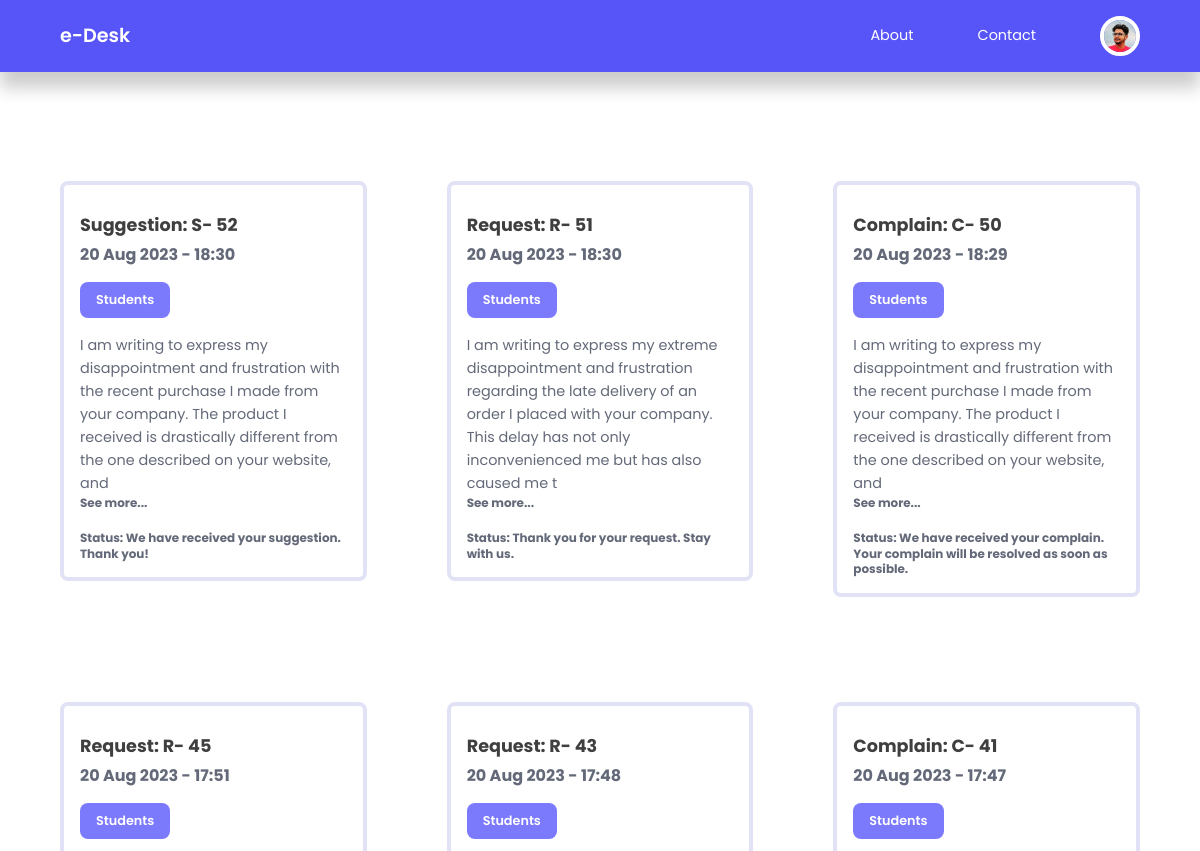
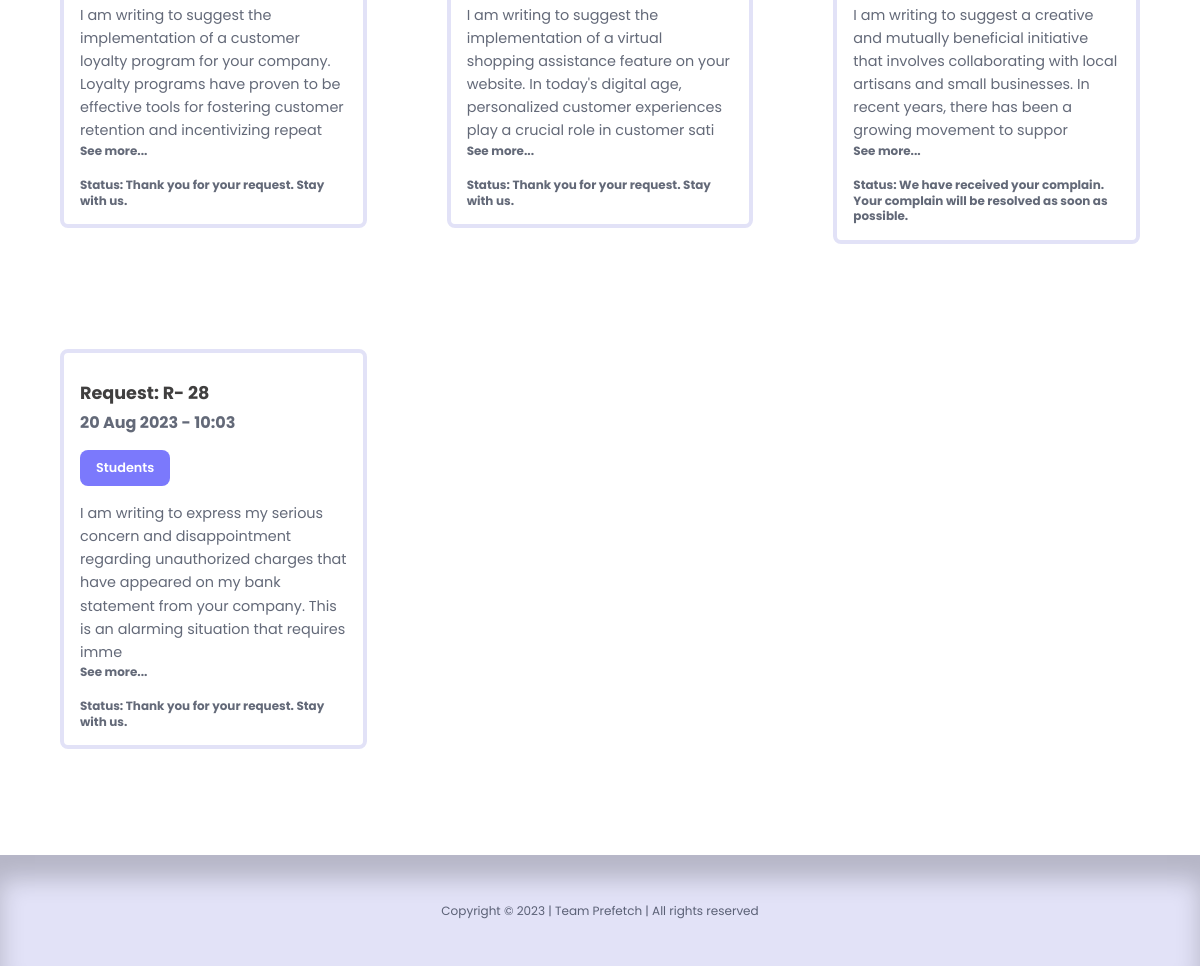
The app's page /user/user-index.php (signed in) with its own data (2 pictures, top to bottom).
### tables this page shows
CREATE TABLE `usermanagement` (
  `id` int(10) NOT NULL,
  `firstname` varchar(255) NOT NULL,
  `lastname` varchar(255) NOT NULL,
  `userid` varchar(255) NOT NULL,
  `email` varchar(255) NOT NULL,
  `password` varchar(255) NOT NULL,
  `picture` varchar(255) NOT NULL,
  `stat` varchar(255) NOT NULL,
  `admin-status` varchar(255) NOT NULL
);

CREATE TABLE `post` (
  `id` int(20) NOT NULL,
  `title` varchar(255) NOT NULL,
  `body` mediumtext NOT NULL,
  `picture` varchar(255) NOT NULL,
  `office_id` int(20) NOT NULL,
  `author_id` int(20) NOT NULL,
  `user_id` int(20) NOT NULL,
  `type` varchar(255) NOT NULL,
  `post_type` varchar(255) NOT NULL,
  `date_time` timestamp NOT NULL DEFAULT current_timestamp(),
  `status` varchar(255) NOT NULL,
  `comment` varchar(255) NOT NULL
);

CREATE TABLE `adminaddoffice` (
  `id` int(20) NOT NULL,
  `title` varchar(255) NOT NULL,
  `description` varchar(255) NOT NULL
);

### user/user-index.php (the view, shortened to what this page needs)
<?php
include 'partials/header.php';
$query = "SELECT * FROM post WHERE status='Approved' AND user_id != '0' and office_id='13' ORDER BY date_time DESC LIMIT 50";
$posts = mysqli_query($connection, $query);
?>
<section class="posts <?= $featured ? '' : 'section__extra-margin' ?>">
    <div class="container posts__container">
        <?php while ($post = mysqli_fetch_assoc($posts)): ?>
            <article class="post">
                <div class="post__thumbnail">
                    <div class="post__info">
                        <?php
                        $category_id = $post['office_id'];
                        $category_query = "SELECT * FROM adminaddoffice WHERE id=$category_id";
                        $category_result = mysqli_query($connection, $category_query);
                        $category = mysqli_fetch_assoc($category_result);
                        ?>
                        <h3>
                            <?= $post['type'] ?>
                            <?= $post['id'] ?>
                        </h3>
                        <h4 class="post__title">
                            <?= date("d M Y - H:i", strtotime($post['date_time'])) ?>
                        </h4>
                        <a href="<?= ROOT_URL ?>user/category-posts.php?id=<?= $post['office_id'] ?>"
                            class="category__button"><?= $category['title'] ?></a>
                        <p class="post__body">
                            <?php $len = strlen($post['body']); ?>
                            <?php if ($len < 200): ?>
                                <a href="<?= ROOT_URL ?>user/details-post.php?id=<?= $post['id'] ?>"><?= $post['body'] ?></a>
                            <?php else: ?>
                                <?= substr($post['body'], 0, 200) ?>
                            <h5><a href="<?= ROOT_URL ?>user/details-post.php?id=<?= $post['id'] ?>">See more...</a></h5>
                        <?php endif ?>
                        </p>
                        <div class="post__author">
                            <div class="post__author-info">
                                <h5>Status:
                                    <?= $post['comment'] ?>
                                </h5>
                            </div>
                        </div>
                    </div>
                </div>
            </article>
        <?php endwhile ?>
    </div>
</section>
<footer>
    <div class="footer__copyright">
        <small>Copyright &copy; 2023 | Team Prefetch | All rights reserved</small>
    </div>
</footer>

### user/partials/header.php (shortened to what this page needs)
<?php
require 'config/database.php';
if (isset($_SESSION['user-id'])) {
    $id = filter_var($_SESSION['user-id'], FILTER_SANITIZE_NUMBER_INT);
    $query = "SELECT picture FROM usermanagement WHERE id=$id";
    $result = mysqli_query($connection, $query);
    $picture = mysqli_fetch_assoc($result);
}
?>
<!DOCTYPE html>
<html lang="en">
<head>
    <link rel="stylesheet" href="<?= ROOT_URL ?>user/css/style.css">
    <link rel="stylesheet" href="https://unicons.iconscout.com/release/v4.0.0/css/line.css">
    <link rel="stylesheet" type="text/css" href="https://cdn.datatables.net/1.13.4/css/jquery.dataTables.css" />
</head>
<body>
    <nav>
        <div class="container nav__container">
            <a href="<?= ROOT_URL ?>user/user-index.php" class="nav__logo">e-Desk</a>
            <ul class="nav__items">
                <li><a href="<?= ROOT_URL ?>user/about.php">About</a></li>
                <li><a href="<?= ROOT_URL ?>user/contact.php">Contact</a></li>
                <?php if (isset($_SESSION['user-id'])) : ?>
                    <li class="nav__profile">
                        <div class="avatar">
                            <img src="<?= ROOT_URL . 'images/' . $picture['picture'] ?>">
                        </div>
                    </li>
                <?php else : ?>
                    <li><a href="<?= ROOT_URL ?>signin.php">SignIn</a></li>
                <?php endif ?>
            </ul>
        </div>
    </nav>

### user/css/style.css (style rules this page uses)
:root { --color-primary: #5855f8; --color-primary-light: #9BA4B5; --color-primary-variant: #5854c7; --color-red: #da0f3f; --color-red-light: hsl(346, 87%, 46%, 15%); --color-green: #00c476; --color-green-light: hsl(156, 100%, 38%, 15%); --color-gray-900: #e2e2f7; --color-gray-700: #ffffff; --color-gray-300: rgba(242, 242, 254, 0.3); --color-gray-200: rgba(33, 42, 62, 0.7); --color-white: #ffffff; --color-bg: #fff; --transition: all 300ms ease; --container-width-lg: 74%; --container-width-md: 88%; --form-width: 40%; --card-border-radius-1: 0.3rem; --card-border-radius-2: 0.5rem; --card-border-radius-3: 0.8rem; --card-border-radius-4: 2rem; --card-border-radius-5: 5rem; }
* { margin: 0; padding: 0; outline: 0; border: 0; appearance: 0; list-style: none; text-decoration: none; box-sizing: border-box; font-family: 'Poppins', sans-serif; }
body { font-family: Arial, sans-serif; margin: 0; padding: 0; }
footer { background-color: #f4eee0; padding: 20px; text-align: center; }
body { line-height: 1.6; color: var(--color-gray-200); overflow-x: hidden; background: var(--color-bg); font-size: 0.9rem; }
.container { width: 90%; max-width: 1800px; margin-inline: auto; }
section { margin-top: 3rem; width: 100vw; }
.section__extra-margin { margin-top: 7rem; }
h3 { font-size: 1.1rem; margin: 0.8rem 0 0.5rem; color: #403f3f; line-height: 1.3; }
h4 { font-size: 1rem; color: var(--color-gray-200); line-height: 1.3; }
h5 { line-height: 1.3; }
a { color: var(--color-gray-200); transition: var(--transition); }
img { display: block; width: 100%; object-fit: cover; }
nav { background: var(--color-primary); width: 100vw; height: 4.5rem; position: fixed; top: 0; z-index: 10; box-shadow: 0 1rem 1rem rgba(0, 0, 0, 0.2); }
.nav__container { height: 100%; display: flex; align-items: center; justify-content: space-between; }
.nav__container a { color: var(--color-white); transition: var(--transition); }
.avatar { width: 2.5rem; height: 2.5rem; border-radius: 50%; overflow: hidden; border: 0.3rem solid var(--color-bg); }
.nav__logo { font-weight: 600; font-size: 1.2rem; }
.nav__items { display: flex; align-items: center; gap: 4rem; }
.nav__profile { position: relative; cursor: pointer; }
.category__button { background: #7b79fc; color: var(--color-bg); display: inline-block; padding: 0.5rem 1rem; border-radius: var(--card-border-radius-2); font-weight: 600; font-size: 0.8rem; text-align: center; margin-bottom: 1rem; margin-top: 1rem; }
.post__thumbnail { border-radius: var(--card-border-radius-2); border: 0.3rem solid var(--color-gray-900); overflow: hidden; margin-bottom: 1.6rem; padding: 1rem; }
.post__author { display: flex; gap: 1rem; margin-top: 1.2rem; }
.posts__container { display: grid; grid-template-columns: repeat(3, 1fr); gap: 5rem; margin-bottom: 5rem; }
footer { background: var(--color-gray-900); box-shadow: inset 0 1.5rem 1.5rem rgba(0, 0, 0, 0.2); }
.footer__copyright { text-align: center; padding: 1.5rem 0; }

### records on screen
usermanagement: picture (picture)
post: type "Suggestion: S-", id "52", date_time "20 Aug 2023 - 18:30", adminaddoffice.title "Students", body "I am writing to express my disappointment and frustration with the recent purchase I made from your company. The product I received is drastically different from the one described on your website, and", comment "We have received your suggestion. Thank you!"
post: type "Request: R-", id "51", date_time "20 Aug 2023 - 18:30", adminaddoffice.title "Students", body "I am writing to express my extreme disappointment and frustration regarding the late delivery of an order I placed with your company. This delay has not only inconvenienced me but has also caused me t", comment "Thank you for your request. Stay with us."
post: type "Complain: C-", id "50", date_time "20 Aug 2023 - 18:29", adminaddoffice.title "Students", body "I am writing to express my disappointment and frustration with the recent purchase I made from your company. The product I received is drastically different from the one described on your website, and", comment "We have received your complain. Your complain will be resolved as soon as possible."
post: type "Request: R-", id "45", date_time "20 Aug 2023 - 17:51", adminaddoffice.title "Students", body "I am writing to suggest the implementation of a customer loyalty program for your company. Loyalty programs have proven to be effective tools for fostering customer retention and incentivizing repeat", comment "Thank you for your request. Stay with us."
post: type "Request: R-", id "43", date_time "20 Aug 2023 - 17:48", adminaddoffice.title "Students", body "I am writing to suggest the implementation of a virtual shopping assistance feature on your website. In today's digital age, personalized customer experiences play a crucial role in customer sati", comment "Thank you for your request. Stay with us."
post: type "Complain: C-", id "41", date_time "20 Aug 2023 - 17:47", adminaddoffice.title "Students", body "I am writing to suggest a creative and mutually beneficial initiative that involves collaborating with local artisans and small businesses. In recent years, there has been a growing movement to suppor", comment "We have received your complain. Your complain will be resolved as soon as possible."
post: type "Request: R-", id "28", date_time "20 Aug 2023 - 10:03", adminaddoffice.title "Students", body "I am writing to express my serious concern and disappointment regarding unauthorized charges that have appeared on my bank statement from your company. This is an alarming situation that requires imme", comment "Thank you for your request. Stay with us."
